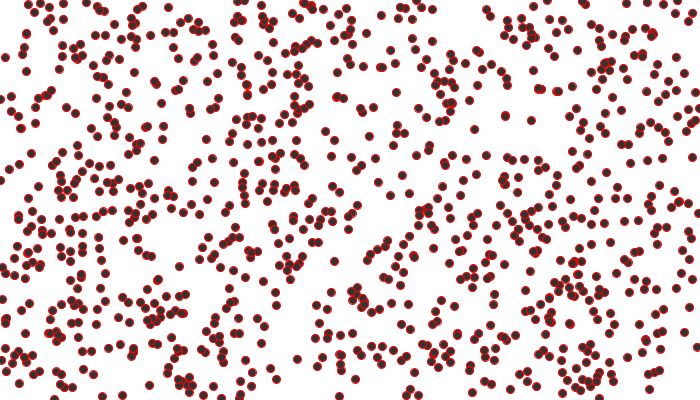
Frame 1 (no input)
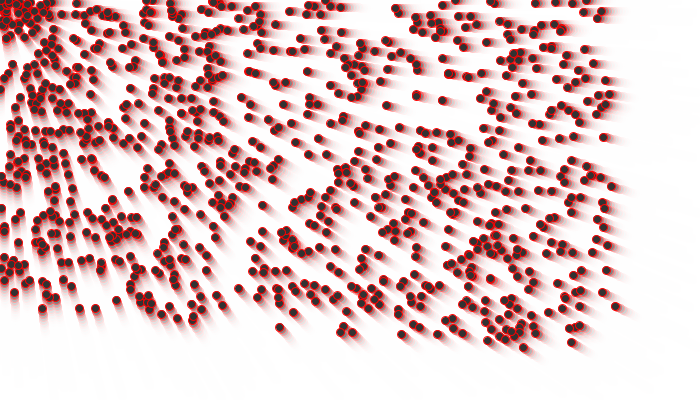
Frame 60 (the mouse pressed at the canvas centre just before this capture)
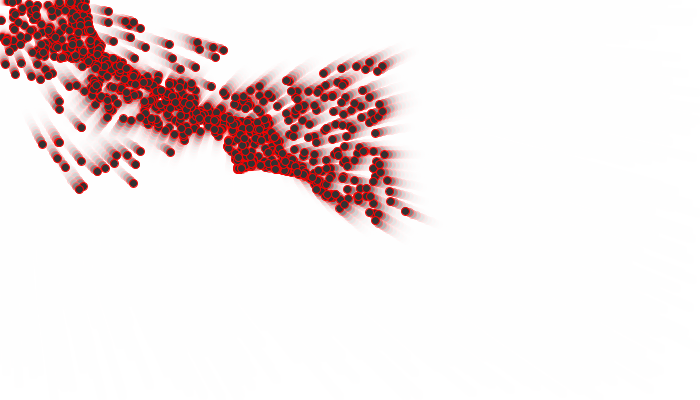
Frame 120 (the mouse held since frame 60 and released just before this capture)

The Processing sketch that drew these frames (run headless with seeded random() and noise(); from frame 60 on, the mouse is pressed at the canvas centre):

// Processing sketch: processing_36380
// ── processing_36380.pde

Mover[] movers = new Mover[1000];

void setup() {
  size(700,400);
  smooth();
  background(255);
  for (int i = 0; i < movers.length; i++) {
    movers[i] = new Mover(); 
  }
}

void draw() {
  noStroke();
  fill(255,100);
  rect(0,0,width,height);
  

  for (int i = 0; i < movers.length; i++) {
    movers[i].update();
    movers[i].checkEdges();
    movers[i].display(); 
  }
}

class Mover {

  PVector location;
  PVector velocity;
  PVector acceleration;
  float topspeed;
  int Red = 0;
  int Green = 0;
  int Blue = 0;

  Mover() {
    location = new PVector(random(width),random(height));
    velocity = new PVector(0,0);
    topspeed = 4;
  }

  void update() {

    PVector mouse = new PVector(mouseX,mouseY);
    PVector dir = PVector.sub(mouse,location);  
    dir.normalize();     
    dir.mult(0.05);      
    acceleration = dir;  

    velocity.add(acceleration);
    velocity.limit(topspeed);
    location.add(velocity);
  }
  void display() {
 Red = (50);
 Blue = (50);
 Green = (50);
 stroke(255,0,0);
    fill(Red,Green,Blue);
    ellipse(location.x,location.y,8,8);
  }



  void checkEdges() {


  if ((location.x > width) || (location.x < 0)) {
    velocity.x = velocity.x * -1;
  }
  if ((location.y > height) || (location.y < 0)) {
    velocity.y = velocity.y * -1;

  }

  }}
